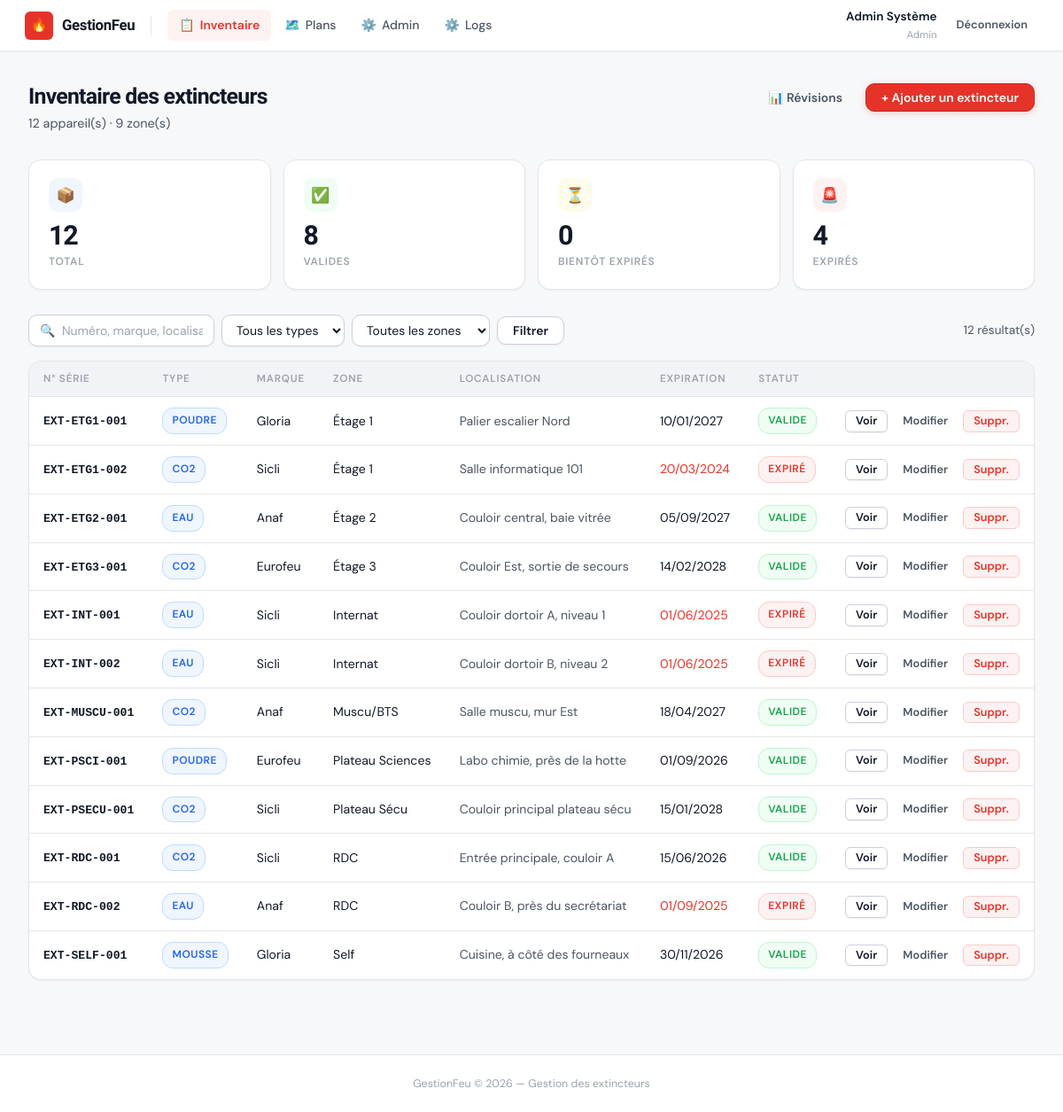
Page / (signed in) on the committed database.
### tables this page shows
CREATE TABLE extincteurs (
  id                INT UNSIGNED AUTO_INCREMENT PRIMARY KEY,
  numero_serie      VARCHAR(100) NOT NULL UNIQUE,
  type              ENUM('Eau','CO2','Poudre','Mousse','Halon') NOT NULL,
  marque            VARCHAR(100) NULL,
  capacite          DECIMAL(6,2) NULL COMMENT 'En kg ou litres',
  zone              VARCHAR(100) NOT NULL COMMENT 'Étage ou zone du bâtiment',
  localisation      VARCHAR(255) NULL COMMENT 'Description précise',
  date_installation DATE         NULL,
  date_expiration   DATE         NULL,
  dernier_controle  DATE         NULL,
  prochain_controle DATE         NULL,
  notes             TEXT         NULL,
  created_at        TIMESTAMP    DEFAULT CURRENT_TIMESTAMP,
  updated_at        TIMESTAMP    DEFAULT CURRENT_TIMESTAMP ON UPDATE CURRENT_TIMESTAMP,
  INDEX idx_zone  (zone),
  INDEX idx_exp   (date_expiration)
);

### includes/auth.php (called while the page is built, shortened)
<?php
function currentUser(): ?array {
    return $_SESSION['user'] ?? null;
}
function peutFaire(string $permission): bool {
    $user = currentUser();
    if ($user['role'] === 'admin') return true;
    $permissions = json_decode($user['permissions'] ?? '[]', true);
    return in_array($permission, $permissions);
}
function estLecteur(): bool {
    $user = currentUser();
    return $user['role'] === 'lecteur';
}

### includes/functions.php (called while the page is built, shortened)
<?php
function e(mixed $val): string {
    return htmlspecialchars((string)($val ?? ''), ENT_QUOTES, 'UTF-8');
}
function statut(string|null $date_expiration): string {
    $exp  = strtotime($date_expiration);
    $now  = time();
    $diff = ($exp - $now) / 86400;
    if ($diff < 0)  return 'expire';
    return 'valide';
}
function statutLabel(string $statut): string {
    return match($statut) {
        'valide'  => 'Valide',
        'bientot' => 'Bientôt',
        'expire'  => 'Expiré',
        default   => 'Inconnu',
    };
}
function formatDate(?string $date): string {
    return date('d/m/Y', strtotime($date));
}

### index.php (the view, shortened to what this page needs)
<?php
require_once 'includes/auth.php';
require_once 'includes/functions.php';
$db    = getDB();
$search = trim($_GET['search'] ?? '');
$type   = $_GET['type']  ?? '';
$zone   = $_GET['zone']  ?? '';
$params = [];
$sql = 'SELECT * FROM extincteurs';
$sql .= ' ORDER BY zone, numero_serie';
$stmt = $db->prepare($sql);
$stmt->execute($params);
$extincteurs = $stmt->fetchAll();
$stats = $db->query('
    SELECT
        COUNT(*) AS total,
        SUM(date_expiration < CURDATE()) AS expires,
        SUM(date_expiration BETWEEN CURDATE() AND DATE_ADD(CURDATE(), INTERVAL 30 DAY)) AS bientot,
        COUNT(DISTINCT zone) AS zones
    FROM extincteurs
')->fetch();
$valides = $stats['total'] - $stats['expires'] - $stats['bientot'];
include 'views/header.php';
?>
<div class="page-header">
  <div>
    <h2>Inventaire des extincteurs</h2>
    <p><?= $stats['total'] ?> appareil(s) · <?= $stats['zones'] ?> zone(s)</p>
  </div>
  <div class="page-header-actions">
    <a href="revisions.php" class="btn btn-ghost">📊 Révisions</a>
    <?php if (!estLecteur() && peutFaire('extincteurs.modifier')): ?>
    <a href="extincteur_form.php" class="btn btn-primary">+ Ajouter un extincteur</a>
    <?php endif; ?>
  </div>
</div>
<div class="stats-row">
  <div class="stat-card">
    <div class="stat-icon si-blue">📦</div>
    <div class="stat-val"><?= $stats['total'] ?></div>
    <div class="stat-lbl">Total</div>
  </div>
  <div class="stat-card">
    <div class="stat-icon si-green">✅</div>
    <div class="stat-val"><?= $valides ?></div>
    <div class="stat-lbl">Valides</div>
  </div>
  <div class="stat-card">
    <div class="stat-icon si-amber">⏳</div>
    <div class="stat-val"><?= $stats['bientot'] ?></div>
    <div class="stat-lbl">Bientôt expirés</div>
  </div>
  <div class="stat-card">
    <div class="stat-icon si-red">🚨</div>
    <div class="stat-val"><?= $stats['expires'] ?></div>
    <div class="stat-lbl">Expirés</div>
  </div>
</div>
<div class="toolbar">
  <form method="GET" style="display:contents">
    <input type="text" name="search"
           placeholder="🔍  Numéro, marque, localisation…"
           value="<?= e($search) ?>">
    <select name="type">
      <option value="">Tous les types</option>
    </select>
    <select name="zone">
      <option value="">Toutes les zones</option>
    </select>
    <button type="submit" class="btn">Filtrer</button>
    <span class="text-2" style="font-size:.85rem"><?= count($extincteurs) ?> résultat(s)</span>
  </form>
</div>
<?php if (empty($extincteurs)): ?>
<div class="empty-state">
  <div class="ei">🔍</div>
  <p>Aucun extincteur trouvé<?= $search ? ' pour « ' . e($search) . ' »' : '' ?>.</p>
  <?php if (!$search && !$type && !$zone && !estLecteur() && peutFaire('extincteurs.modifier')): ?>
  <a href="extincteur_form.php" class="btn btn-primary">Ajouter le premier extincteur</a>
  <?php endif; ?>
</div>
<?php else: ?>
<div class="table-card">
  <table>
    <thead>
      <tr>
        <th>N° Série</th>
        <th>Type</th>
        <th>Marque</th>
        <th>Zone</th>
        <th>Localisation</th>
        <th>Expiration</th>
        <th>Statut</th>
        <th></th>
      </tr>
    </thead>
    <tbody>
    <?php foreach ($extincteurs as $ext):
      $s = statut($ext['date_expiration']);
    ?>
    <tr>
      <td><span class="td-code"><?= e($ext['numero_serie']) ?></span></td>
      <td><span class="badge badge-type"><?= e($ext['type']) ?></span></td>
      <td><?= e($ext['marque']) ?: '<span class="text-3">—</span>' ?></td>
      <td><?= e($ext['zone']) ?></td>
      <td class="text-2"><?= e($ext['localisation']) ?: '—' ?></td>
      <td class="<?= $s === 'expire' ? 'text-red' : ($s === 'bientot' ? 'text-warn' : '') ?>">
        <?= formatDate($ext['date_expiration']) ?>
      </td>
      <td><span class="badge badge-<?= $s ?>"><?= statutLabel($s) ?></span></td>
      <td>
        <div class="td-actions">
          <a href="extincteur_voir.php?id=<?= $ext['id'] ?>" class="btn btn-sm">Voir</a>
          <?php if (!estLecteur() && peutFaire('extincteurs.modifier')): ?>
          <a href="extincteur_form.php?id=<?= $ext['id'] ?>" class="btn btn-sm btn-ghost">Modifier</a>
          <?php endif; ?>
          <?php if (!estLecteur() && peutFaire('extincteurs.supprimer')): ?>
          <a href="extincteur_suppr.php?id=<?= $ext['id'] ?>"
             class="btn btn-sm btn-danger"
             onclick="return confirm('Supprimer cet extincteur ?')">Suppr.</a>
          <?php endif; ?>
        </div>
      </td>
    </tr>
    <?php endforeach; ?>
    </tbody>
  </table>
</div>
<?php endif; ?>
<?php include 'views/footer.php'; ?>

### rows in the picture
extincteurs: numero_serie "EXT-ETG1-001", type "POUDRE", marque "Gloria", zone "Étage 1", localisation "Palier escalier Nord", date_expiration "10/01/2027", date_expiration "VALIDE"
extincteurs: numero_serie "EXT-ETG1-002", type "CO2", marque "Sicli", zone "Étage 1", localisation "Salle informatique 101", date_expiration "20/03/2024", date_expiration "EXPIRÉ"
extincteurs: numero_serie "EXT-ETG2-001", type "EAU", marque "Anaf", zone "Étage 2", localisation "Couloir central, baie vitrée", date_expiration "05/09/2027", date_expiration "VALIDE"
extincteurs: numero_serie "EXT-ETG3-001", type "CO2", marque "Eurofeu", zone "Étage 3", localisation "Couloir Est, sortie de secours", date_expiration "14/02/2028", date_expiration "VALIDE"
extincteurs: numero_serie "EXT-INT-001", type "EAU", marque "Sicli", zone "Internat", localisation "Couloir dortoir A, niveau 1", date_expiration "01/06/2025", date_expiration "EXPIRÉ"
extincteurs: numero_serie "EXT-INT-002", type "EAU", marque "Sicli", zone "Internat", localisation "Couloir dortoir B, niveau 2", date_expiration "01/06/2025", date_expiration "EXPIRÉ"
extincteurs: numero_serie "EXT-MUSCU-001", type "CO2", marque "Anaf", zone "Muscu/BTS", localisation "Salle muscu, mur Est", date_expiration "18/04/2027", date_expiration "VALIDE"
extincteurs: numero_serie "EXT-PSCI-001", type "POUDRE", marque "Eurofeu", zone "Plateau Sciences", localisation "Labo chimie, près de la hotte", date_expiration "01/09/2026", date_expiration "VALIDE"
extincteurs: numero_serie "EXT-PSECU-001", type "CO2", marque "Sicli", zone "Plateau Sécu", localisation "Couloir principal plateau sécu", date_expiration "15/01/2028", date_expiration "VALIDE"
extincteurs: numero_serie "EXT-RDC-001", type "CO2", marque "Sicli", zone "RDC", localisation "Entrée principale, couloir A", date_expiration "15/06/2026", date_expiration "VALIDE"
extincteurs: numero_serie "EXT-RDC-002", type "EAU", marque "Anaf", zone "RDC", localisation "Couloir B, près du secrétariat", date_expiration "01/09/2025", date_expiration "EXPIRÉ"
extincteurs: numero_serie "EXT-SELF-001", type "MOUSSE", marque "Gloria", zone "Self", localisation "Cuisine, à côté des fourneaux", date_expiration "30/11/2026", date_expiration "VALIDE"

### other values in the picture
currentUser()['nom'] "Admin Système"
currentUser()['role'] "Admin"
$stats['total'] "12"
$stats['zones'] "9"
$valides "8"
$stats['bientot'] "0"
$stats['expires'] "4"
count($extincteurs) "12"
